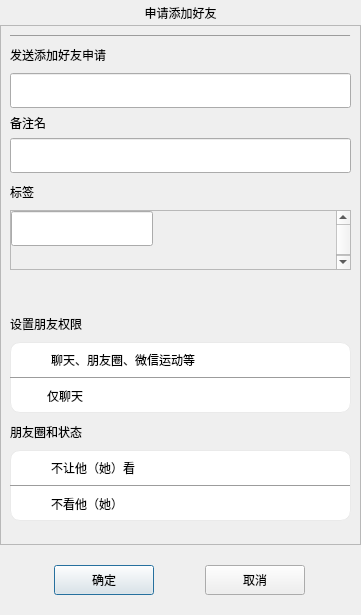
<?xml version="1.0" encoding="UTF-8"?>
<ui version="4.0">
 <class>ApplyFriendDialog</class>
 <widget class="QDialog" name="ApplyFriendDialog">
  <property name="geometry">
   <rect>
    <x>0</x>
    <y>0</y>
    <width>361</width>
    <height>615</height>
   </rect>
  </property>
  <property name="minimumSize">
   <size>
    <width>361</width>
    <height>615</height>
   </size>
  </property>
  <property name="maximumSize">
   <size>
    <width>361</width>
    <height>615</height>
   </size>
  </property>
  <property name="windowTitle">
   <string>Dialog</string>
  </property>
  <layout class="QVBoxLayout" name="verticalLayout">
   <property name="spacing">
    <number>0</number>
   </property>
   <property name="leftMargin">
    <number>0</number>
   </property>
   <property name="topMargin">
    <number>0</number>
   </property>
   <property name="rightMargin">
    <number>0</number>
   </property>
   <property name="bottomMargin">
    <number>0</number>
   </property>
   <item>
    <widget class="QLabel" name="apply_lb">
     <property name="minimumSize">
      <size>
       <width>0</width>
       <height>25</height>
      </size>
     </property>
     <property name="maximumSize">
      <size>
       <width>16777215</width>
       <height>25</height>
      </size>
     </property>
     <property name="text">
      <string>申请添加好友</string>
     </property>
     <property name="alignment">
      <set>Qt::AlignCenter</set>
     </property>
    </widget>
   </item>
   <item>
    <widget class="QScrollArea" name="scrollArea">
     <property name="minimumSize">
      <size>
       <width>0</width>
       <height>500</height>
      </size>
     </property>
     <property name="maximumSize">
      <size>
       <width>16777215</width>
       <height>16777215</height>
      </size>
     </property>
     <property name="widgetResizable">
      <bool>true</bool>
     </property>
     <widget class="QWidget" name="scrollcontent">
      <property name="geometry">
       <rect>
        <x>0</x>
        <y>0</y>
        <width>359</width>
        <height>518</height>
       </rect>
      </property>
      <layout class="QVBoxLayout" name="verticalLayout_2">
       <property name="spacing">
        <number>0</number>
       </property>
       <property name="leftMargin">
        <number>0</number>
       </property>
       <property name="topMargin">
        <number>0</number>
       </property>
       <property name="rightMargin">
        <number>0</number>
       </property>
       <property name="bottomMargin">
        <number>0</number>
       </property>
       <item>
        <widget class="QWidget" name="apply_wid" native="true">
         <layout class="QVBoxLayout" name="verticalLayout_3">
          <property name="topMargin">
           <number>9</number>
          </property>
          <property name="bottomMargin">
           <number>9</number>
          </property>
          <item>
           <widget class="Line" name="h_line">
            <property name="minimumSize">
             <size>
              <width>0</width>
              <height>1</height>
             </size>
            </property>
            <property name="maximumSize">
             <size>
              <width>16777215</width>
              <height>1</height>
             </size>
            </property>
            <property name="styleSheet">
             <string notr="true">background-color: rgb(234, 234, 234);</string>
            </property>
            <property name="frameShadow">
             <enum>QFrame::Raised</enum>
            </property>
            <property name="lineWidth">
             <number>1</number>
            </property>
            <property name="orientation">
             <enum>Qt::Horizontal</enum>
            </property>
           </widget>
          </item>
          <item>
           <widget class="QLabel" name="label">
            <property name="minimumSize">
             <size>
              <width>0</width>
              <height>25</height>
             </size>
            </property>
            <property name="maximumSize">
             <size>
              <width>16777215</width>
              <height>25</height>
             </size>
            </property>
            <property name="text">
             <string>发送添加好友申请</string>
            </property>
           </widget>
          </item>
          <item>
           <widget class="CustomizeEdit" name="name_ed">
            <property name="minimumSize">
             <size>
              <width>0</width>
              <height>35</height>
             </size>
            </property>
            <property name="maximumSize">
             <size>
              <width>16777215</width>
              <height>35</height>
             </size>
            </property>
           </widget>
          </item>
          <item>
           <widget class="QLabel" name="label_2">
            <property name="minimumSize">
             <size>
              <width>25</width>
              <height>0</height>
             </size>
            </property>
            <property name="maximumSize">
             <size>
              <width>16777215</width>
              <height>25</height>
             </size>
            </property>
            <property name="text">
             <string>备注名</string>
            </property>
           </widget>
          </item>
          <item>
           <widget class="CustomizeEdit" name="back_ed">
            <property name="minimumSize">
             <size>
              <width>0</width>
              <height>35</height>
             </size>
            </property>
            <property name="maximumSize">
             <size>
              <width>16777215</width>
              <height>35</height>
             </size>
            </property>
           </widget>
          </item>
          <item>
           <widget class="QLabel" name="label_3">
            <property name="minimumSize">
             <size>
              <width>0</width>
              <height>25</height>
             </size>
            </property>
            <property name="maximumSize">
             <size>
              <width>16777215</width>
              <height>25</height>
             </size>
            </property>
            <property name="text">
             <string>标签</string>
            </property>
           </widget>
          </item>
          <item>
           <widget class="QWidget" name="lb_group_wid" native="true">
            <property name="minimumSize">
             <size>
              <width>0</width>
              <height>95</height>
             </size>
            </property>
            <property name="maximumSize">
             <size>
              <width>16777215</width>
              <height>95</height>
             </size>
            </property>
            <layout class="QVBoxLayout" name="verticalLayout_4">
             <property name="spacing">
              <number>0</number>
             </property>
             <property name="leftMargin">
              <number>0</number>
             </property>
             <property name="topMargin">
              <number>0</number>
             </property>
             <property name="rightMargin">
              <number>0</number>
             </property>
             <property name="bottomMargin">
              <number>0</number>
             </property>
             <item>
              <widget class="QScrollArea" name="gridScrollArea">
               <property name="minimumSize">
                <size>
                 <width>0</width>
                 <height>60</height>
                </size>
               </property>
               <property name="maximumSize">
                <size>
                 <width>16777215</width>
                 <height>60</height>
                </size>
               </property>
               <property name="widgetResizable">
                <bool>true</bool>
               </property>
               <widget class="QWidget" name="grid_wid">
                <property name="geometry">
                 <rect>
                  <x>0</x>
                  <y>0</y>
                  <width>325</width>
                  <height>60</height>
                 </rect>
                </property>
                <property name="minimumSize">
                 <size>
                  <width>0</width>
                  <height>60</height>
                 </size>
                </property>
                <property name="maximumSize">
                 <size>
                  <width>16777215</width>
                  <height>60</height>
                 </size>
                </property>
                <widget class="CustomizeEdit" name="lb_ed">
                 <property name="geometry">
                  <rect>
                   <x>0</x>
                   <y>0</y>
                   <width>142</width>
                   <height>35</height>
                  </rect>
                 </property>
                 <property name="minimumSize">
                  <size>
                   <width>0</width>
                   <height>35</height>
                  </size>
                 </property>
                 <property name="maximumSize">
                  <size>
                   <width>16777215</width>
                   <height>35</height>
                  </size>
                 </property>
                </widget>
               </widget>
              </widget>
             </item>
             <item>
              <widget class="QWidget" name="input_tip_wid" native="true">
               <property name="minimumSize">
                <size>
                 <width>0</width>
                 <height>35</height>
                </size>
               </property>
               <property name="maximumSize">
                <size>
                 <width>16777215</width>
                 <height>35</height>
                </size>
               </property>
               <layout class="QHBoxLayout" name="horizontalLayout_2">
                <property name="spacing">
                 <number>0</number>
                </property>
                <property name="leftMargin">
                 <number>0</number>
                </property>
                <property name="topMargin">
                 <number>0</number>
                </property>
                <property name="rightMargin">
                 <number>0</number>
                </property>
                <property name="bottomMargin">
                 <number>0</number>
                </property>
                <item>
                 <widget class="ClickedOnceLabel" name="tip_lb">
                  <property name="minimumSize">
                   <size>
                    <width>0</width>
                    <height>35</height>
                   </size>
                  </property>
                  <property name="maximumSize">
                   <size>
                    <width>16777215</width>
                    <height>35</height>
                   </size>
                  </property>
                  <property name="text">
                   <string/>
                  </property>
                 </widget>
                </item>
               </layout>
              </widget>
             </item>
             <item>
              <spacer name="verticalSpacer_4">
               <property name="orientation">
                <enum>Qt::Vertical</enum>
               </property>
               <property name="sizeHint" stdset="0">
                <size>
                 <width>20</width>
                 <height>40</height>
                </size>
               </property>
              </spacer>
             </item>
            </layout>
           </widget>
          </item>
          <item>
           <widget class="QLabel" name="label_4">
            <property name="minimumSize">
             <size>
              <width>0</width>
              <height>25</height>
             </size>
            </property>
            <property name="maximumSize">
             <size>
              <width>16777215</width>
              <height>25</height>
             </size>
            </property>
            <property name="text">
             <string>设置朋友权限</string>
            </property>
           </widget>
          </item>
          <item>
           <widget class="QWidget" name="set_permi_wid" native="true">
            <property name="styleSheet">
             <string notr="true">#set_permi_wid
{
background-color: white;
border: 1px solid rgb(234, 234, 234);
border-radius: 10px;
}</string>
            </property>
            <layout class="QVBoxLayout" name="verticalLayout_6">
             <property name="spacing">
              <number>0</number>
             </property>
             <property name="leftMargin">
              <number>0</number>
             </property>
             <property name="topMargin">
              <number>0</number>
             </property>
             <property name="rightMargin">
              <number>0</number>
             </property>
             <property name="bottomMargin">
              <number>0</number>
             </property>
             <item>
              <widget class="QWidget" name="multiple_wid" native="true">
               <property name="minimumSize">
                <size>
                 <width>0</width>
                 <height>35</height>
                </size>
               </property>
               <property name="maximumSize">
                <size>
                 <width>16777215</width>
                 <height>35</height>
                </size>
               </property>
               <layout class="QHBoxLayout" name="horizontalLayout_3">
                <property name="spacing">
                 <number>9</number>
                </property>
                <property name="leftMargin">
                 <number>0</number>
                </property>
                <property name="topMargin">
                 <number>0</number>
                </property>
                <property name="rightMargin">
                 <number>0</number>
                </property>
                <property name="bottomMargin">
                 <number>0</number>
                </property>
                <item>
                 <widget class="QLabel" name="label_6">
                  <property name="minimumSize">
                   <size>
                    <width>32</width>
                    <height>32</height>
                   </size>
                  </property>
                  <property name="maximumSize">
                   <size>
                    <width>32</width>
                    <height>32</height>
                   </size>
                  </property>
                  <property name="text">
                   <string/>
                  </property>
                  <property name="pixmap">
                   <pixmap resource="pic.qrc">:/pic/朋友圈.png</pixmap>
                  </property>
                  <property name="scaledContents">
                   <bool>true</bool>
                  </property>
                 </widget>
                </item>
                <item>
                 <widget class="QLabel" name="label_7">
                  <property name="text">
                   <string>聊天、朋友圈、微信运动等</string>
                  </property>
                 </widget>
                </item>
                <item>
                 <widget class="QLabel" name="selected_multiple_lb">
                  <property name="minimumSize">
                   <size>
                    <width>32</width>
                    <height>32</height>
                   </size>
                  </property>
                  <property name="maximumSize">
                   <size>
                    <width>32</width>
                    <height>32</height>
                   </size>
                  </property>
                  <property name="text">
                   <string/>
                  </property>
                  <property name="scaledContents">
                   <bool>true</bool>
                  </property>
                 </widget>
                </item>
               </layout>
              </widget>
             </item>
             <item>
              <widget class="Line" name="line_2">
               <property name="minimumSize">
                <size>
                 <width>0</width>
                 <height>1</height>
                </size>
               </property>
               <property name="maximumSize">
                <size>
                 <width>16777215</width>
                 <height>1</height>
                </size>
               </property>
               <property name="styleSheet">
                <string notr="true">background-color: rgb(234, 234, 234);</string>
               </property>
               <property name="frameShadow">
                <enum>QFrame::Raised</enum>
               </property>
               <property name="lineWidth">
                <number>1</number>
               </property>
               <property name="orientation">
                <enum>Qt::Horizontal</enum>
               </property>
              </widget>
             </item>
             <item>
              <widget class="QWidget" name="chat_only_wid" native="true">
               <property name="minimumSize">
                <size>
                 <width>0</width>
                 <height>35</height>
                </size>
               </property>
               <property name="maximumSize">
                <size>
                 <width>16777215</width>
                 <height>35</height>
                </size>
               </property>
               <layout class="QHBoxLayout" name="horizontalLayout_4">
                <property name="spacing">
                 <number>9</number>
                </property>
                <property name="leftMargin">
                 <number>0</number>
                </property>
                <property name="topMargin">
                 <number>0</number>
                </property>
                <property name="rightMargin">
                 <number>0</number>
                </property>
                <property name="bottomMargin">
                 <number>0</number>
                </property>
                <item>
                 <widget class="QLabel" name="label_9">
                  <property name="minimumSize">
                   <size>
                    <width>28</width>
                    <height>28</height>
                   </size>
                  </property>
                  <property name="maximumSize">
                   <size>
                    <width>28</width>
                    <height>28</height>
                   </size>
                  </property>
                  <property name="text">
                   <string/>
                  </property>
                  <property name="pixmap">
                   <pixmap resource="pic.qrc">:/pic/chat_icon_hover.png</pixmap>
                  </property>
                  <property name="scaledContents">
                   <bool>true</bool>
                  </property>
                 </widget>
                </item>
                <item>
                 <widget class="QLabel" name="label_10">
                  <property name="text">
                   <string>仅聊天</string>
                  </property>
                 </widget>
                </item>
                <item>
                 <widget class="QLabel" name="selected_chat_only_lb">
                  <property name="minimumSize">
                   <size>
                    <width>32</width>
                    <height>32</height>
                   </size>
                  </property>
                  <property name="maximumSize">
                   <size>
                    <width>32</width>
                    <height>32</height>
                   </size>
                  </property>
                  <property name="text">
                   <string/>
                  </property>
                  <property name="scaledContents">
                   <bool>true</bool>
                  </property>
                 </widget>
                </item>
               </layout>
              </widget>
             </item>
            </layout>
           </widget>
          </item>
          <item>
           <widget class="QWidget" name="selected_permi_wid" native="true">
            <property name="styleSheet">
             <string notr="true"/>
            </property>
            <layout class="QVBoxLayout" name="verticalLayout_5">
             <property name="leftMargin">
              <number>0</number>
             </property>
             <property name="topMargin">
              <number>0</number>
             </property>
             <property name="rightMargin">
              <number>0</number>
             </property>
             <property name="bottomMargin">
              <number>0</number>
             </property>
             <item>
              <widget class="QLabel" name="label_5">
               <property name="minimumSize">
                <size>
                 <width>0</width>
                 <height>25</height>
                </size>
               </property>
               <property name="maximumSize">
                <size>
                 <width>16777215</width>
                 <height>25</height>
                </size>
               </property>
               <property name="text">
                <string>朋友圈和状态</string>
               </property>
              </widget>
             </item>
             <item>
              <widget class="QWidget" name="widget_3" native="true">
               <property name="styleSheet">
                <string notr="true">#widget_3
{
background-color: white;
border: 1px solid rgb(234, 234, 234);
border-radius: 10px;
}</string>
               </property>
               <layout class="QVBoxLayout" name="verticalLayout_7">
                <property name="spacing">
                 <number>0</number>
                </property>
                <property name="leftMargin">
                 <number>0</number>
                </property>
                <property name="topMargin">
                 <number>0</number>
                </property>
                <property name="rightMargin">
                 <number>0</number>
                </property>
                <property name="bottomMargin">
                 <number>0</number>
                </property>
                <item>
                 <widget class="QWidget" name="widget_6" native="true">
                  <property name="minimumSize">
                   <size>
                    <width>0</width>
                    <height>35</height>
                   </size>
                  </property>
                  <property name="maximumSize">
                   <size>
                    <width>16777215</width>
                    <height>35</height>
                   </size>
                  </property>
                  <layout class="QHBoxLayout" name="horizontalLayout_5">
                   <property name="spacing">
                    <number>9</number>
                   </property>
                   <property name="leftMargin">
                    <number>0</number>
                   </property>
                   <property name="topMargin">
                    <number>0</number>
                   </property>
                   <property name="rightMargin">
                    <number>0</number>
                   </property>
                   <property name="bottomMargin">
                    <number>0</number>
                   </property>
                   <item>
                    <widget class="QLabel" name="label_12">
                     <property name="minimumSize">
                      <size>
                       <width>32</width>
                       <height>32</height>
                      </size>
                     </property>
                     <property name="maximumSize">
                      <size>
                       <width>32</width>
                       <height>32</height>
                      </size>
                     </property>
                     <property name="text">
                      <string/>
                     </property>
                     <property name="pixmap">
                      <pixmap resource="pic.qrc">:/pic/权限.png</pixmap>
                     </property>
                     <property name="scaledContents">
                      <bool>true</bool>
                     </property>
                    </widget>
                   </item>
                   <item>
                    <widget class="QLabel" name="label_13">
                     <property name="text">
                      <string>不让他（她）看</string>
                     </property>
                    </widget>
                   </item>
                   <item>
                    <widget class="SlipButton" name="switch_1" native="true">
                     <property name="maximumSize">
                      <size>
                       <width>60</width>
                       <height>16777215</height>
                      </size>
                     </property>
                    </widget>
                   </item>
                  </layout>
                 </widget>
                </item>
                <item>
                 <widget class="Line" name="line_3">
                  <property name="minimumSize">
                   <size>
                    <width>0</width>
                    <height>1</height>
                   </size>
                  </property>
                  <property name="maximumSize">
                   <size>
                    <width>16777215</width>
                    <height>1</height>
                   </size>
                  </property>
                  <property name="styleSheet">
                   <string notr="true">background-color: rgb(234, 234, 234);</string>
                  </property>
                  <property name="frameShadow">
                   <enum>QFrame::Raised</enum>
                  </property>
                  <property name="lineWidth">
                   <number>1</number>
                  </property>
                  <property name="orientation">
                   <enum>Qt::Horizontal</enum>
                  </property>
                 </widget>
                </item>
                <item>
                 <widget class="QWidget" name="widget_7" native="true">
                  <property name="minimumSize">
                   <size>
                    <width>0</width>
                    <height>35</height>
                   </size>
                  </property>
                  <property name="maximumSize">
                   <size>
                    <width>16777215</width>
                    <height>35</height>
                   </size>
                  </property>
                  <layout class="QHBoxLayout" name="horizontalLayout_6">
                   <property name="spacing">
                    <number>9</number>
                   </property>
                   <property name="leftMargin">
                    <number>0</number>
                   </property>
                   <property name="topMargin">
                    <number>0</number>
                   </property>
                   <property name="rightMargin">
                    <number>0</number>
                   </property>
                   <property name="bottomMargin">
                    <number>0</number>
                   </property>
                   <item>
                    <widget class="QLabel" name="label_15">
                     <property name="minimumSize">
                      <size>
                       <width>32</width>
                       <height>32</height>
                      </size>
                     </property>
                     <property name="maximumSize">
                      <size>
                       <width>32</width>
                       <height>32</height>
                      </size>
                     </property>
                     <property name="text">
                      <string/>
                     </property>
                     <property name="pixmap">
                      <pixmap resource="pic.qrc">:/pic/眼睛.png</pixmap>
                     </property>
                     <property name="scaledContents">
                      <bool>true</bool>
                     </property>
                    </widget>
                   </item>
                   <item>
                    <widget class="QLabel" name="label_14">
                     <property name="text">
                      <string>不看他（她）</string>
                     </property>
                    </widget>
                   </item>
                   <item>
                    <widget class="SlipButton" name="switch_2" native="true">
                     <property name="maximumSize">
                      <size>
                       <width>60</width>
                       <height>16777215</height>
                      </size>
                     </property>
                    </widget>
                   </item>
                  </layout>
                 </widget>
                </item>
               </layout>
              </widget>
             </item>
            </layout>
           </widget>
          </item>
          <item>
           <spacer name="verticalSpacer_3">
            <property name="orientation">
             <enum>Qt::Vertical</enum>
            </property>
            <property name="sizeType">
             <enum>QSizePolicy::Expanding</enum>
            </property>
            <property name="sizeHint" stdset="0">
             <size>
              <width>20</width>
              <height>30</height>
             </size>
            </property>
           </spacer>
          </item>
         </layout>
        </widget>
       </item>
      </layout>
     </widget>
    </widget>
   </item>
   <item>
    <spacer name="verticalSpacer_2">
     <property name="orientation">
      <enum>Qt::Vertical</enum>
     </property>
     <property name="sizeType">
      <enum>QSizePolicy::Fixed</enum>
     </property>
     <property name="sizeHint" stdset="0">
      <size>
       <width>20</width>
       <height>10</height>
      </size>
     </property>
    </spacer>
   </item>
   <item>
    <widget class="QWidget" name="apply_sure_wid" native="true">
     <property name="minimumSize">
      <size>
       <width>0</width>
       <height>50</height>
      </size>
     </property>
     <property name="maximumSize">
      <size>
       <width>16777215</width>
       <height>16777215</height>
      </size>
     </property>
     <layout class="QHBoxLayout" name="horizontalLayout">
      <item>
       <widget class="ClickedBtn" name="sure_btn">
        <property name="minimumSize">
         <size>
          <width>100</width>
          <height>30</height>
         </size>
        </property>
        <property name="maximumSize">
         <size>
          <width>100</width>
          <height>30</height>
         </size>
        </property>
        <property name="text">
         <string>确定</string>
        </property>
       </widget>
      </item>
      <item>
       <widget class="ClickedBtn" name="cancel_btn">
        <property name="minimumSize">
         <size>
          <width>100</width>
          <height>30</height>
         </size>
        </property>
        <property name="maximumSize">
         <size>
          <width>100</width>
          <height>30</height>
         </size>
        </property>
        <property name="text">
         <string>取消</string>
        </property>
       </widget>
      </item>
     </layout>
    </widget>
   </item>
   <item>
    <spacer name="verticalSpacer">
     <property name="orientation">
      <enum>Qt::Vertical</enum>
     </property>
     <property name="sizeType">
      <enum>QSizePolicy::Fixed</enum>
     </property>
     <property name="sizeHint" stdset="0">
      <size>
       <width>10</width>
       <height>10</height>
      </size>
     </property>
    </spacer>
   </item>
  </layout>
 </widget>
 <customwidgets>
  <customwidget>
   <class>ClickedBtn</class>
   <extends>QPushButton</extends>
   <header location="global">clicked_btn.h</header>
  </customwidget>
  <customwidget>
   <class>CustomizeEdit</class>
   <extends>QLineEdit</extends>
   <header location="global">customize_edit.h</header>
  </customwidget>
  <customwidget>
   <class>ClickedOnceLabel</class>
   <extends>QLabel</extends>
   <header location="global">clicked_once_label.h</header>
  </customwidget>
  <customwidget>
   <class>SlipButton</class>
   <extends>QWidget</extends>
   <header>slip_button.h</header>
   <container>1</container>
  </customwidget>
 </customwidgets>
 <resources>
  <include location="pic.qrc"/>
 </resources>
 <connections/>
</ui>
